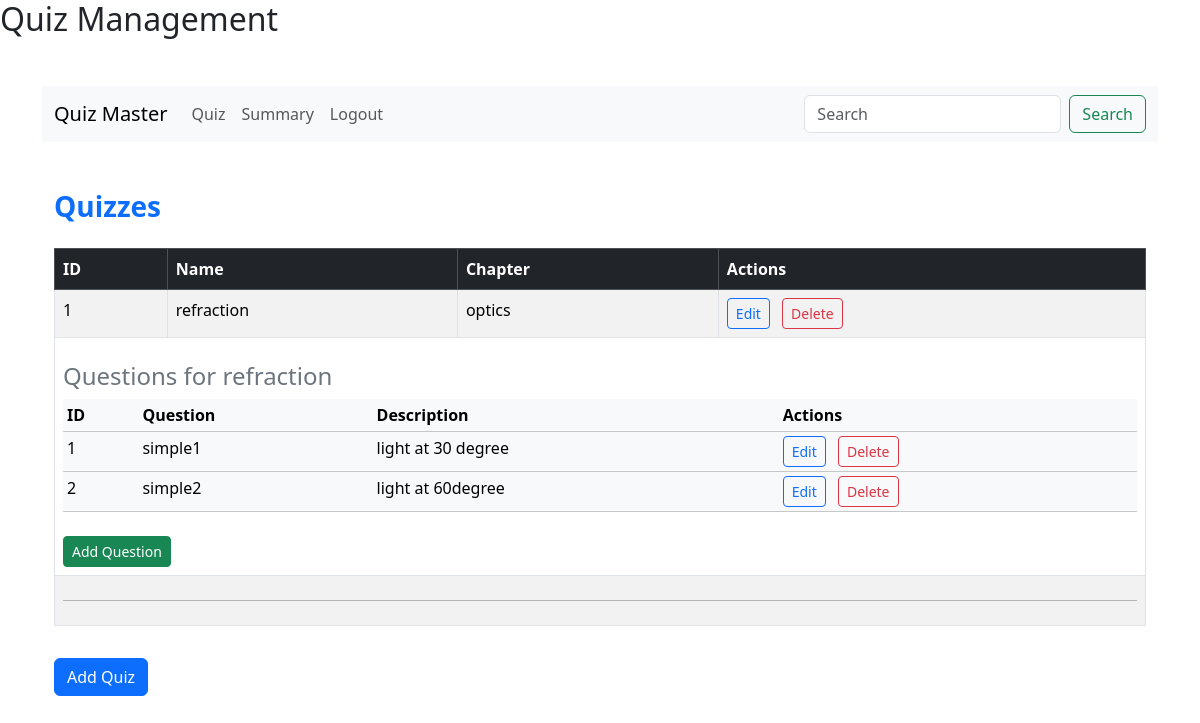
/dashboard/admin/quizmanagement, run on an earlier commit of the app's database.
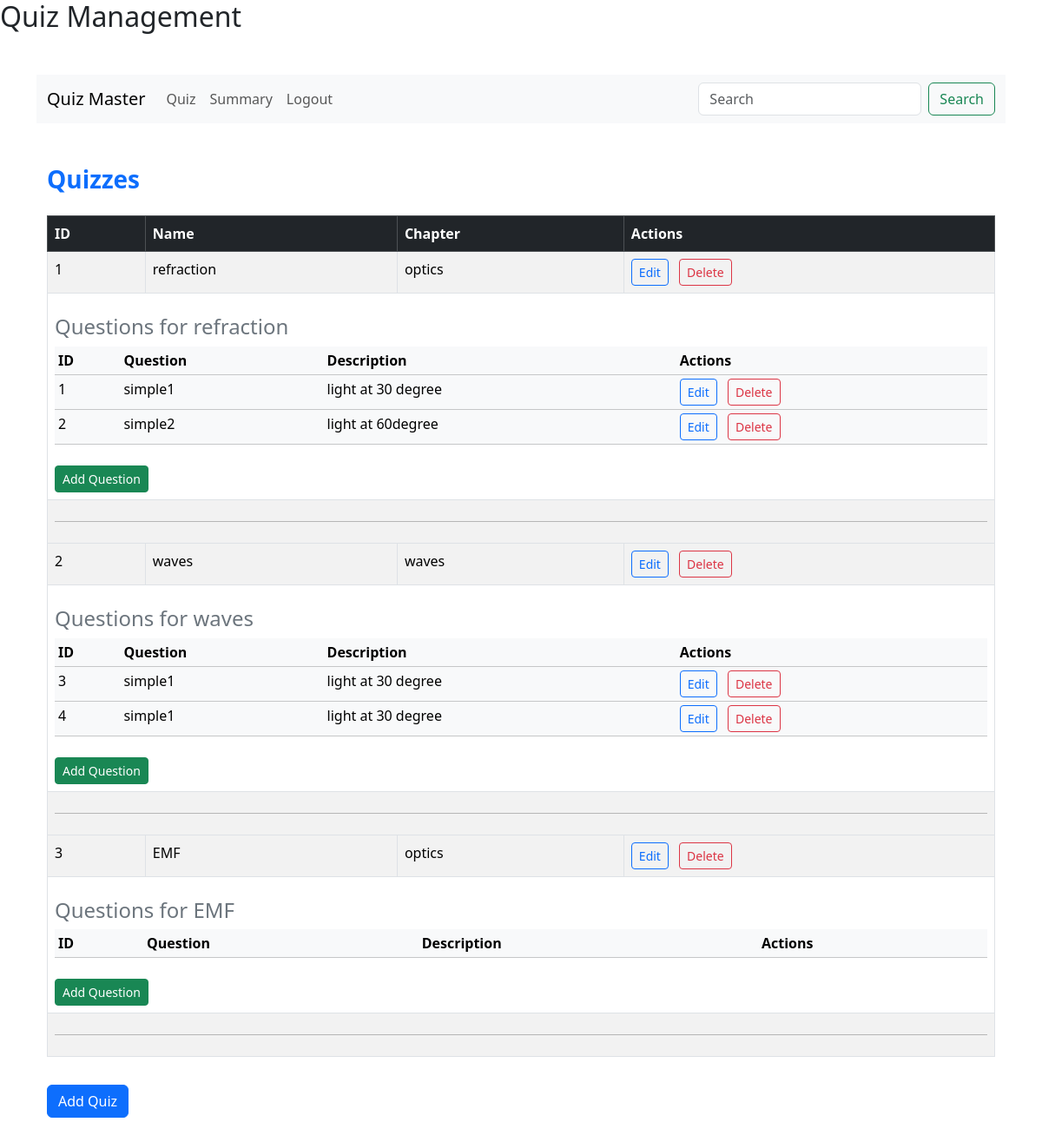
And on a later commit of the database.
### models/quiz.py (models this page shows, shortened)
class Quiz(db.Model):
    id = db.Column(db.Integer, primary_key=True)
    chapter_id = db.Column(db.Integer, db.ForeignKey('chapter.id'), nullable=False)
    quizdate = db.Column(db.Date)
    quizduration = db.Column(db.Time)
    quizname=db.Column(db.String(150), nullable=False,unique=True)
    questions = db.relationship('Question', backref='quiz', lazy=True)

### models/chapter.py (models this page shows)
class Chapter(db.Model):
    id = db.Column(db.Integer, primary_key=True)
    name = db.Column(db.String(150), nullable=False,unique=True)
    description = db.Column(db.Text)
    subject_id = db.Column(db.Integer, db.ForeignKey('subject.id'), nullable=False)
    quizzes = db.relationship('Quiz', backref='chapter', lazy=True)

### models/question.py (models this page shows)
class Question(db.Model):
    id = db.Column(db.Integer, primary_key=True)
    quizid = db.Column(db.Integer, db.ForeignKey('quiz.id'), nullable=False)
    questionstatement = db.Column(db.Text, nullable=False)
    questiontitle=db.Column(db.String(150), nullable=False)
    option1 = db.Column(db.String(200))
    option2 = db.Column(db.String(200))
    option3 = db.Column(db.String(200))
    option4 = db.Column(db.String(200))
    correctoption = db.Column(db.String(200))

### app.py (the view)
@app.route("/dashboard/admin/quizmanagement")
def quizmanagement():
    return render_template("quizmanagement.html", quizzes=Quiz.query.all())

### templates/quizmanagement.html (shortened to what this page needs)
{% extends "base.html" %}
{% block content %}
<nav class="navbar navbar-expand-lg navbar-light bg-light">
    <div class="container-fluid">
        <a class="navbar-brand" href="{{ url_for('path', role='admin',id=1) }}">Quiz Master</a>
        <div class="collapse navbar-collapse" id="navbarSupportedContent">
            <ul class="navbar-nav me-auto mb-2 mb-lg-0">
                <li class="nav-item">
                    <a class="nav-link" href="#">Quiz</a>
                </li>
                <li class="nav-item">
                    <a class="nav-link" href="#">Summary</a>
                </li>
                <li class="nav-item">
                    <a class="nav-link" href="#">Logout</a>
                </li>
            </ul>
            <form class="d-flex">
                <input class="form-control me-2" type="search" placeholder="Search" aria-label="Search">
                <button class="btn btn-outline-success" type="submit">Search</button>
            </form>
        </div>
    </div>
</nav>
<div class="container my-5">
    <h3 class="mt-5 mb-4 text-primary fw-bold">Quizzes</h3>
    <div class="table-responsive">
        <table class="table table-striped table-hover table-bordered">
            <thead class="table-dark">
                <tr>
                    <th scope="col">ID</th>
                    <th scope="col">Name</th>
                    <th scope="col">Chapter</th>
                    <th scope="col">Actions</th>
                </tr>
            </thead>
            {% for quiz in quizzes %}
            <tbody class="mb-4">
                <tr>
                    <td>{{ quiz.id }}</td>
                    <td>{{ quiz.quizname }}</td>
                    <td>{{ quiz.chapter.name }}</td>
                    <td>
                        <button type="button" onclick="location.href='{{ url_for('editquiz', id=quiz.id) }}'" class="btn btn-outline-primary btn-sm me-2">Edit</button>
                        <button type="button" onclick="location.href='{{ url_for('deletequiz', id=quiz.id) }}'" class="btn btn-outline-danger btn-sm">Delete</button>
                    </td>
                </tr>
                <tr>
                    <td colspan="4">
                        <h4 class="mt-3 text-secondary">Questions for {{ quiz.quizname }}</h4>
                        <div class="table-responsive">
                            <table class="table table-light table-sm">
                                <thead>
                                    <tr>
                                        <th scope="col">ID</th>
                                        <th scope="col">Question</th>
                                        <th scope="col">Description</th>
                                        <th scope="col">Actions</th>
                                    </tr>
                                </thead>
                                <tbody>
                                    {% for question in quiz.questions %}
                                    {% if question is not none %}
                                    <tr>
                                        <td>{{ question.id }}</td>
                                        <td>{{ question.questiontitle }}</td>
                                        <td>{{ question.questionstatement }}</td>
                                        <td>
                                            <button type="button" onclick="location.href='{{ url_for('editquestion', id=question.id) }}'" class="btn btn-outline-primary btn-sm me-2">Edit</button>
                                            <button type="button" onclick="location.href='{{ url_for('deletequestion', id=question.id) }}'" class="btn btn-outline-danger btn-sm">Delete</button>
                                        </td>
                                    </tr>
                                    {% endif %}
                                    {% endfor %}
                                </tbody>
                            </table>
                        </div>
                        <button type="button" onclick="location.href='{{ url_for('addquestion', quizid=quiz.id) }}'" class="btn btn-success btn-sm mt-2">Add Question</button>
                    </td>
                </tr>
                <tr>
                    <td colspan="4"><hr class="my-3"></td>
                </tr>
            </tbody>
            {% endfor %}
        </table>
    </div>
    <button type="button" onclick="location.href='{{ url_for('addquiz') }}'" class="btn btn-primary mt-3">Add Quiz</button>
</div>
{% endblock %}

### templates/base.html (shortened to what this page needs)
<!DOCTYPE html>
<html lang="en">
    <head>
        <link href="https://cdn.jsdelivr.net/npm/bootstrap@5.3.3/dist/css/bootstrap.min.css" rel="stylesheet">
    </head>
<body>
    <h2>{% block title %}{% endblock %}</h2>
    <div class="container mt-5">
        {% block content %}
        {% endblock %}
    </div>
</body>
</html>

What changed in the data, as far as the page shows it:
added Quiz: id "2", quizname "waves", chapter.name "waves"
added Question: id "3", questiontitle "simple1", questionstatement "light at 30 degree", shown under "2"
added Question: id "4", questiontitle "simple1", questionstatement "light at 30 degree", shown under "2"
added Quiz: id "3", quizname "EMF", chapter.name "optics"
